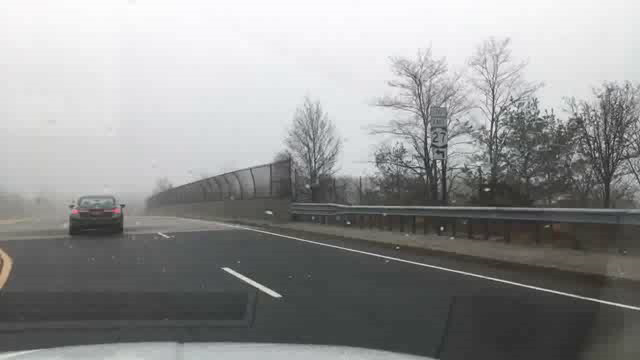
#> input picture frame 60 of video_validation/image/ori/d9171095-1cb8a472.avi, 640 x 360 px, given in place of d0a444fe-ee85624e.avi, which was not available
$ python histo_min.py
#> lines starting #> are read from the running program, lines starting #| are printed output that depends on the picture; pictures that were not available may be replaced by others from this repository, and a replacement may not be noted
import cv2
import numpy as np
import matplotlib.pyplot as plt
import os

### DCP의 전제인, 안개 이미지는 전반적으로 RGB값이 높다는 것을 확인하기 위해, RGB값 중 가장 작은 값을 각 픽셀에 부여한 histogram을 얻기 위한 코드

# 영상 이름이 복잡하여 a-e로 설정
a = '05b06a04-5d7141e0'
b = 'd0a444fe-ee85624e' ###dc안됨
c = 'd9171095-1cb8a472'
d = 'dbee4308-12b0008e'
e = 'dbee4308-cad00889'

# 괄호 안에 a-e를 입력
os.chdir('C:/Users/taehun/PycharmProjects/video_validation/image/ori')
cap1 = cv2.VideoCapture('%s.avi' % (b))
os.chdir('C:/Users/taehun/PycharmProjects/video_validation/image/prepro/dc')
cap2 = cv2.VideoCapture('%s_dc3.avi' % (b))
os.chdir('C:/Users/taehun/PycharmProjects/video_validation/histogram')
fourcc = cv2.VideoWriter_fourcc(*'XVID')
writer = cv2.VideoWriter('hist_min_%s.avi' % (b), fourcc, 10.0, (int(cap1.get(3)) * 2, int(cap1.get(4)) * 2))

width = int(cap1.get(3))
height = int(cap1.get(4))


while True:
    ret1, frame1 = cap1.read()
#> frame1 is the input picture: shape (360, 640, 3); mean B, G, R 147.3, 147.7, 147
    ret2, frame2 = cap2.read()

    ### 최솟값을 얻기 위해 np.amin 함수를 활용.
    min_img = np.amin(frame1, axis = 2)
    hist_min = cv2.calcHist([min_img], [0], None, [256], [0, 256])
#> hist_min = 256 values, max 5018 at index 64, min 0 at index 0, mean 900
    min_img = cv2.cvtColor(min_img, cv2.COLOR_GRAY2BGR)
#> min_img: shape (360, 640, 3)

    ### 이하 histo_check와 동일.
    plt.plot(hist_min, color = 'black')
    plt.savefig('hist_min.png', dpi=300)
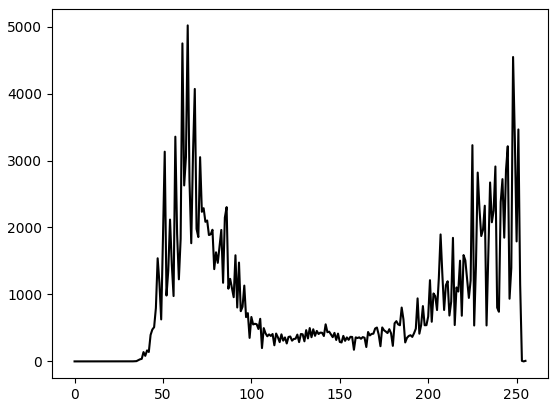
#> figure drawn by matplotlib, 1 panel; curve peaks at x = 64, y = 5018
    plt.close()
    hist = cv2.imread('hist_min.png')
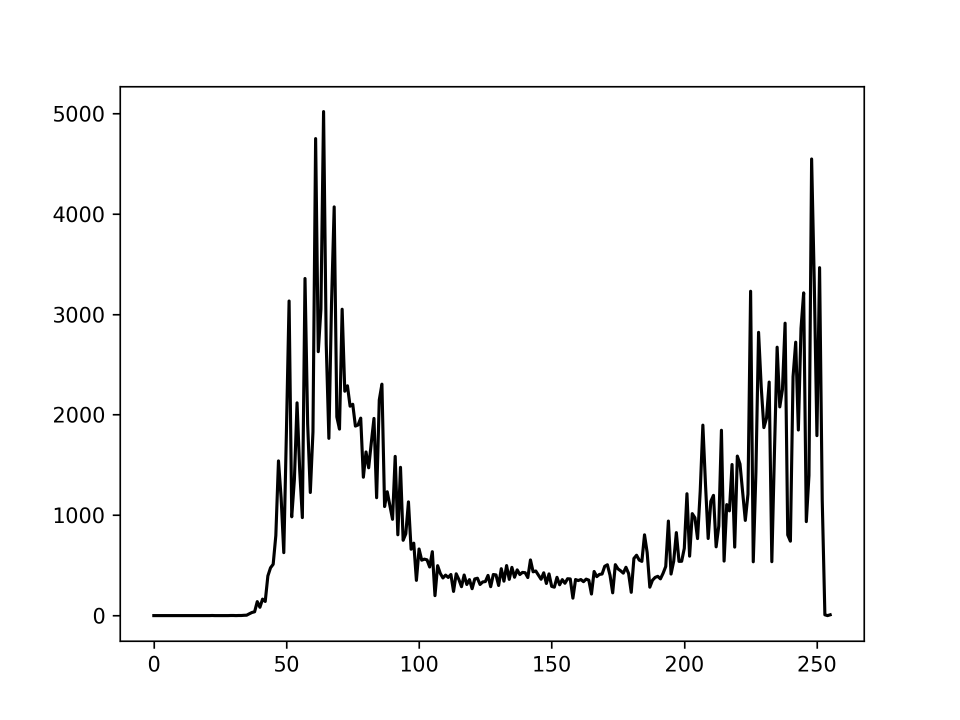
#> hist: shape (1440, 1920, 3) (shown at 1/2 size); min 0, max 255, mean 242.7
    hist_re = cv2.resize(hist, dsize=(width, height), interpolation=cv2.INTER_AREA)
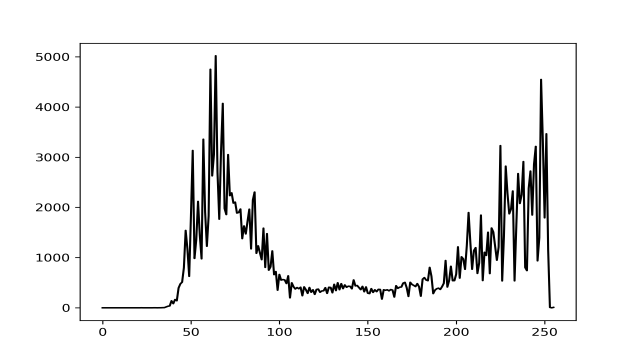
#> hist_re: shape (360, 640, 3); min 0, max 255, mean 242.7

    frame_con1 = cv2.hconcat([frame1, hist_re])
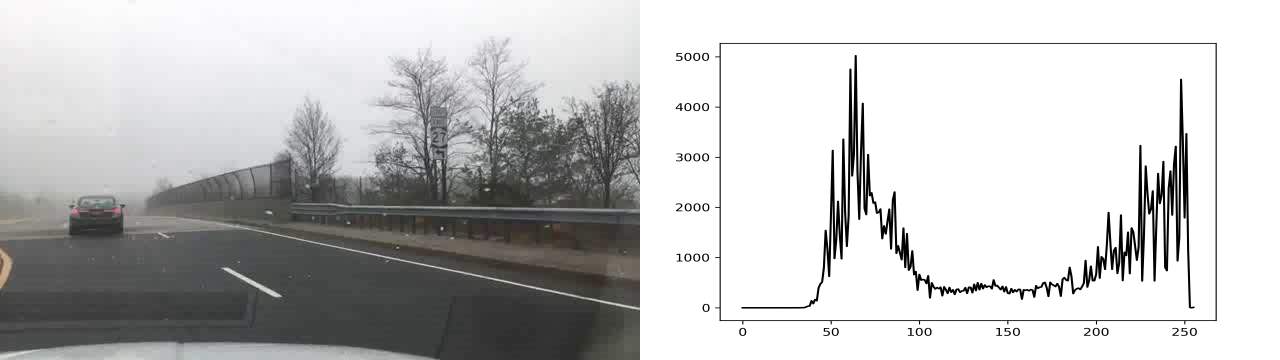
#> frame_con1: shape (360, 1280, 3); mean B, G, R 195, 195.2, 194.8
    frame_con2 = cv2.hconcat([frame2, min_img])
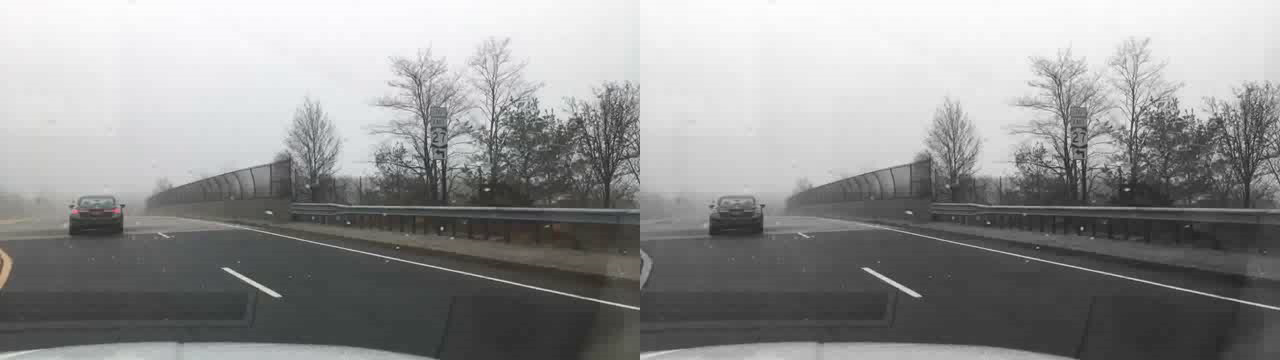
#> frame_con2: shape (360, 1280, 3); mean B, G, R 146.4, 146.5, 146.2
    res = cv2.vconcat([frame_con1, frame_con2])
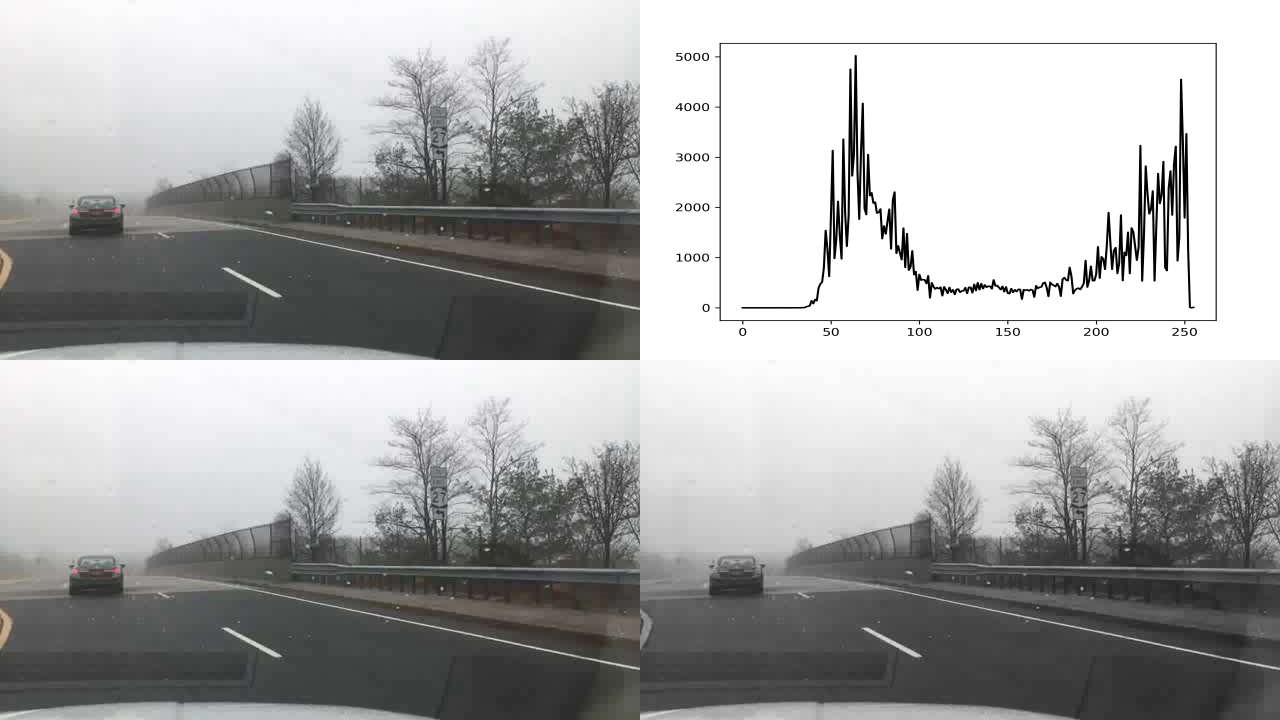
#> res: shape (720, 1280, 3); mean B, G, R 170.7, 170.8, 170.5

    cv2.imshow('result', res)
    writer.write(res)

    if cv2.waitKey(1) & 0xFF == 27:
#> (key Esc is pressed here)
        break

cap1.release()
cap2.release()
writer.release()
cv2.destroyAllWindows()

$ run again, starting later in the video
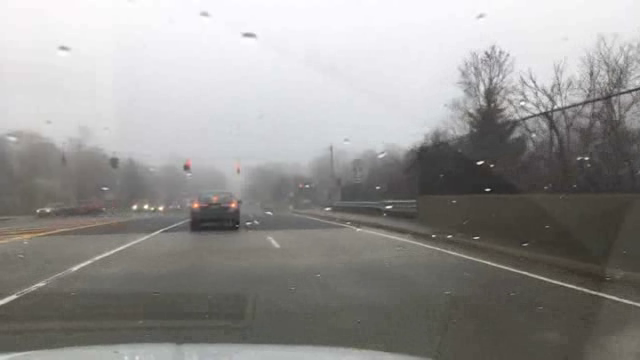
#> input picture frame 272 of video_validation/image/ori/d9171095-1cb8a472.avi, 640 x 360 px, given in place of d0a444fe-ee85624e.avi, which was not available
#> frame1 is the input picture: shape (360, 640, 3); mean B, G, R 146.4, 148.3, 149.7
#> hist_min = 256 values, max 6523 at index 249, min 0 at index 0, mean 900
#> `frame_con2 = cv2.hconcat([frame2, min_img])`:
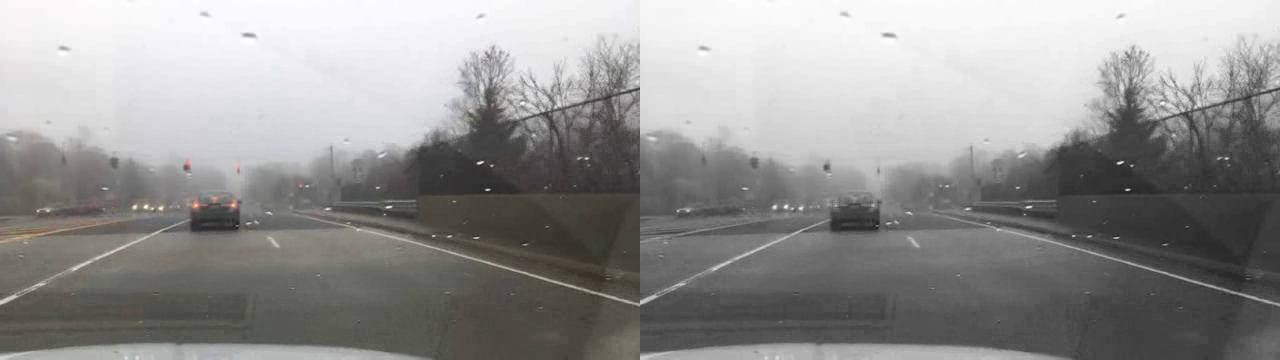
#> frame_con2: shape (360, 1280, 3); mean B, G, R 145.6, 146.6, 147.3
#> `res = cv2.vconcat([frame_con1, frame_con2])`:
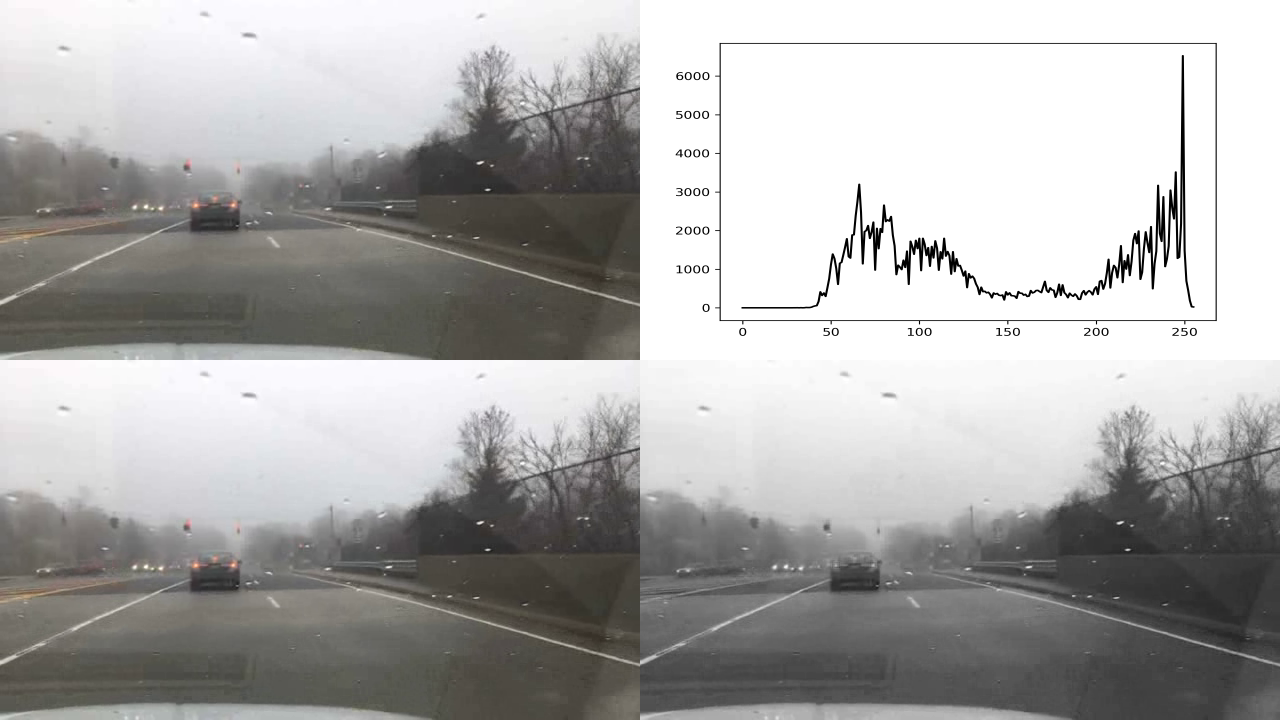
#> res: shape (720, 1280, 3); mean B, G, R 171, 171.9, 172.7

$ run again, starting later in the video
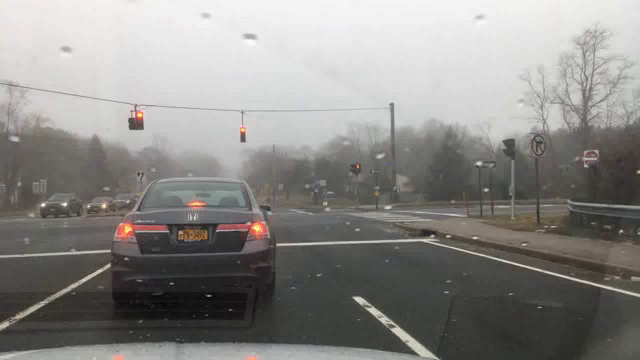
#> input picture frame 484 of video_validation/image/ori/d9171095-1cb8a472.avi, 640 x 360 px, given in place of d0a444fe-ee85624e.avi, which was not available
#> frame1 is the input picture: shape (360, 640, 3); mean B, G, R 134.6, 137.1, 138.8
#> hist_min = 256 values, max 3735 at index 235, min 0 at index 0, mean 900
#> `frame_con2 = cv2.hconcat([frame2, min_img])`:
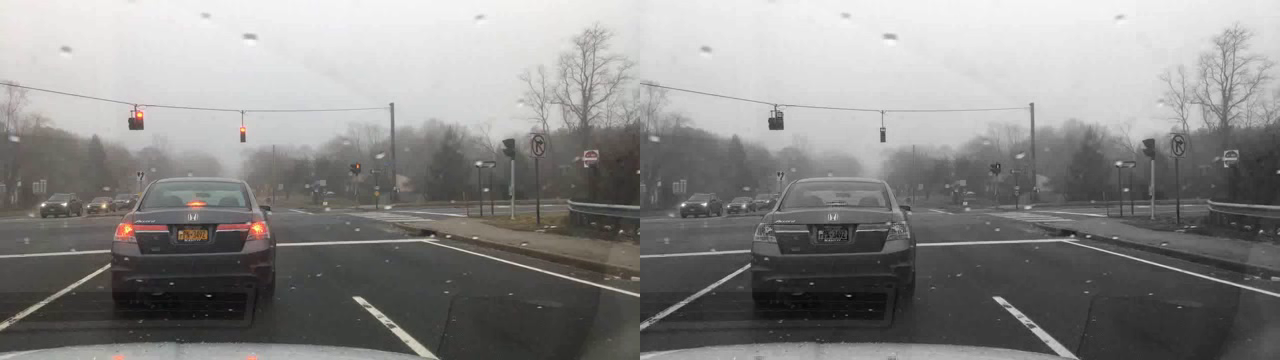
#> frame_con2: shape (360, 1280, 3); mean B, G, R 134.4, 135.6, 136.5
#> `res = cv2.vconcat([frame_con1, frame_con2])`:
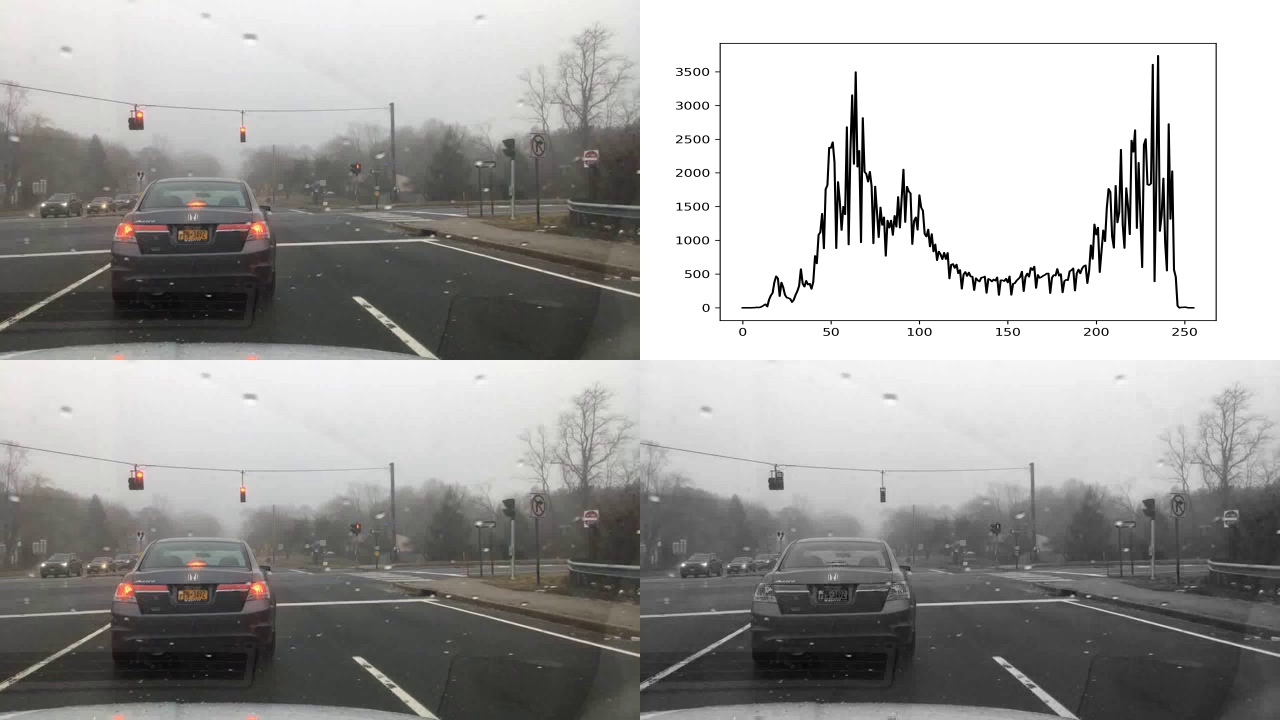
#> res: shape (720, 1280, 3); mean B, G, R 161.2, 162.5, 163.3
